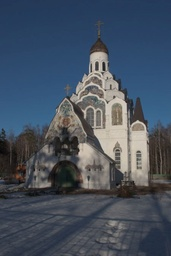
#> input picture Assignment 1/CAPE/Test Images/6.jpg, 171 x 256 px, shrunk from 400 x 600 before the run, found by its file name
$ python seam.py   (older library calls are emulated)
#> lines starting #> are read from the running program, lines starting #| are printed output that depends on the picture; after the words box and inside, x2 and y2 are one past the last pixel; in counts of white or black regions, pixels touching at a corner belong together
### Assignment 3/src/functions.py
import numpy as np
import cv2
from scipy.stats import entropy as scipy_entropy

def load_img(name: str,mode: int) -> np.ndarray:
#> called with name = '6.jpg', mode = 1
    return cv2.imread("Test Images/"+name, mode)
#> returned value is the input picture: shape (256, 171, 3); mean B, G, R 95.7, 81.2, 69.9

def show_img(title: str,img: np.ndarray,wait: int) -> int:
    cv2.imshow(title, img)
    k = cv2.waitKey(wait)
    cv2.destroyWindow(title)
    return k

# [50 lines left out: functions show_multiple_img, save_img, get_fourier, get_entropy, get_hog, not called in this run]

### Assignment 3/src/energy.py
import numpy as np
import cv2
from scipy.ndimage import convolve
from functions import *

HSOBEL_WEIGHTS = np.array([[ 1, 2, 1],
                           [ 0, 0, 0],
                           [-1,-2,-1]]) / 4.0
VSOBEL_WEIGHTS = HSOBEL_WEIGHTS.T

# [7 lines left out: function e1, not called in this run]

def sobel_e1(img_gray):
    img_gray_f = img_gray.astype(np.float32)
    dx = convolve(img_gray_f, HSOBEL_WEIGHTS)
    dy = convolve(img_gray_f, VSOBEL_WEIGHTS)
    sobel_e1 = np.sqrt(dx**2 + dy**2)/np.sqrt(2)
    return sobel_e1.astype(np.uint8)

# [15 lines left out: functions entropy, hog_e1, not called in this run]

def get_energy(img_gray,energy_function=1,mask=[]):
    energy = e1(img_gray) if energy_function == 0 else sobel_e1(img_gray) if energy_function == 1 else entropy(img_gray) if energy_function == 2 else hog_e1(img_gray)
    if np.sum(mask) != 0:
        modified_energy = energy.copy().astype(np.float32)
        modified_energy[mask] = -1000
        return modified_energy.astype(np.float32)
    return energy.astype(np.float32)

# [12 lines that do not run on import are left out]
    # show_multiple_img(["Image","E1","Sobel E1","Entropy","HOG E1"],[img,e1_energy_C,sobel_e1_energy_C,entropy_energy_C,hog_e1_energy_C],0)
    # save_img(["e1_6","sob_6","ent_6","hog_6"],[e1_energy_C,sobel_e1_energy_C,entropy_energy_C,hog_e1_energy_C])

### Assignment 3/src/seam.py
import numpy as np
import cv2
from functions import *
from energy import *
import time

def vert_seam(img_e1):
    dp = np.empty((img_e1.shape[0],img_e1.shape[1],2),dtype=np.int64)
    dp[0,:,0] = img_e1[0,:]
    dp[0,:,1] = 0
    for i in range(1,img_e1.shape[0]):
        for j in range(0,img_e1.shape[1]):
            dp[i,j,1] = np.argmin([dp[i-1,j,0],dp[i-1,j+1,0]]) if j == 0 else np.argmin([dp[i-1,j-1,0],dp[i-1,j,0]]) - 1 if j == img_e1.shape[1]-1 else np.argmin([dp[i-1,j-1,0],dp[i-1,j,0],dp[i-1,j+1,0]]) - 1
            dp[i,j,0] = img_e1[i,j] + dp[i-1,j+dp[i,j,1],0]
    l = np.argmin(dp[-1,:,0])
    seam_path = [(img_e1.shape[0]-1,l)]
    for i in range(img_e1.shape[0]-2,-1,-1):
        l = l+dp[i+1,l,1]
        seam_path = seam_path + [(i,l)]
    seam_path.reverse()
    return np.array(seam_path,dtype=np.int64)

def repeated_vert_seams(img,n,energy_function=1):
#> called with n = 50, energy_function = 1
    v_seams = []
    img_gray = cv2.cvtColor(img,cv2.COLOR_RGB2GRAY)
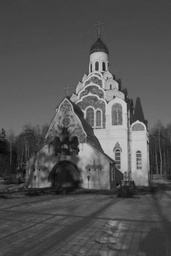
#> img_gray: shape (256, 171); min 5, max 208, mean 84.2
    print(img_gray.shape)
#| (256, 171)
    img_copy = img_gray.copy()
    for i in range(n):
        print(i)
        img_energy = get_energy(img_copy,energy_function)
        v_seams.append(vert_seam(img_energy))
        mask = np.ones(img_copy.shape,dtype=bool)
        mask[v_seams[-1][:,0],v_seams[-1][:,1]] = False
        img_copy = img_copy[mask].reshape(img_copy.shape[0],img_copy.shape[1]-1)
#> this loop made 50 passes
#> pass 1, in sobel_e1, `dy = convolve(img_gray_f, VSOBEL_WEIGHTS)`:
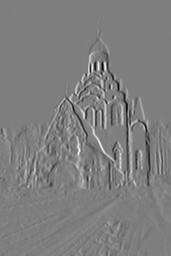
#> dy: shape (256, 171) float32; min -158.2, max 159.5, mean 0; drawn with min black and max white
#> pass 1, in sobel_e1, `sobel_e1 = np.sqrt(dx**2 + dy**2)/np.sqrt(2)`:
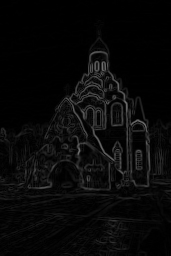
#> sobel_e1: shape (256, 171) float32; min 0, max 113, mean 9.1
#> after the loop:
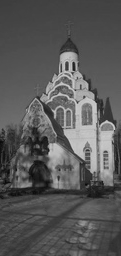
#> img_copy: shape (256, 121); min 8, max 208, mean 88.6
#> after the loop:
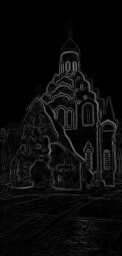
#> img_energy: shape (256, 122) float32; min 0, max 112, mean 10.7
#> after the loop:
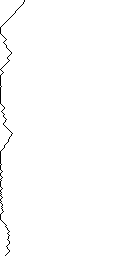
#> mask: shape (256, 122) bool; 99.2% white; black in thin lines or dots, all inside (x1, y1, x2, y2) = (0, 0, 25, 256)
#> after the loop, v_seams = 50 items
    return v_seams

def compose_vert_seams(v_seam1,v_seam2):
    compose = np.vectorize(lambda x,y : y+1 if x <= y else y)
    composed_seam = np.empty(v_seam2.shape,dtype=np.int64)
    composed_seam[:,0] = v_seam2[:,0]
    composed_seam[:,1] = compose(v_seam1[:,1],v_seam2[:,1])
    return composed_seam

def transform_vert_seams(v_seams):
    transformed_seams = [v_seams[0]]
    for v_seam in v_seams[1:]:
        temp_seam = v_seam
        for transformed_seam in transformed_seams[::-1]:
            temp_seam = compose_vert_seams(transformed_seam,temp_seam)
        transformed_seams.append(temp_seam)
#> this loop made 49 passes
#> after the loop, transformed_seams = 50 items
    return transformed_seams

# [47 lines left out: functions hor_seam, repeated_hor_seams, compose_hor_seams, transform_hor_seams, not called in this run]

if __name__ == "__main__":
    img = load_img("6.jpg",1)
    t0 = time.time()
    v_seams = transform_vert_seams(repeated_vert_seams(img,50))
#> v_seams = 50 items
    t1 = time.time()
    print(t1-t0)
    for v_seam in v_seams:
        img[v_seam[:,0],v_seam[:,1]] = [0,0,255]
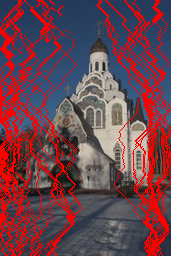
#> img: shape (256, 171, 3); mean B, G, R 77.7, 67, 110.4
    show_img("img",img,0)
#> (key Esc is pressed here)
    # [8 lines of commented-out code are left out]
